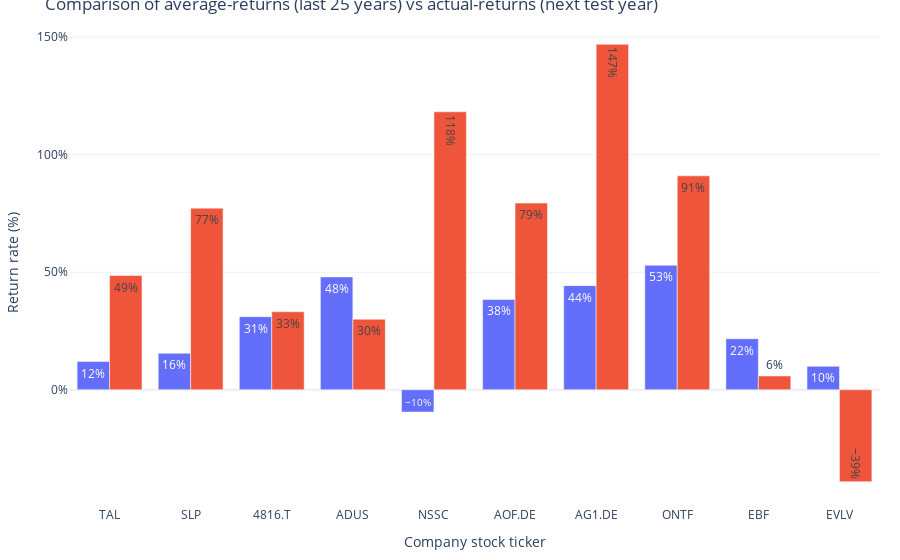

The cell this chart's notebook holds for it:
### Code cell
importlib.reload(plots)
importlib.reload(mpt_utils)
importlib.reload(variables)

df_view_20y = mpt_utils.generate_overview_table(weights_all_20y, mu_20y, S_20y, df_pct, format_nr=False)
plots.plot_diff(df_view_20y.index.tolist(), df_view_20y['Average Returns'].values, df_view_20y['Return Last 12 Months'].values)

### Figure 1 — Plotly figure (JSON) as saved in the notebook; plotly's stock layout.template omitted (floating-point values rounded to 4 significant figures)
{"data": [{"alignmentgroup": "True", "hovertemplate": "Return Type=Average Return (%)<br>Ticker=%{x}<br>Return (%)=%{y}<extra></extra>", "legendgroup": "Average Return (%)", "marker": {"color": "#636efa", "pattern": {"shape": ""}}, "name": "Average Return (%)", "offsetgroup": "Average Return (%)", "orientation": "v", "showlegend": true, "textposition": "auto", "texttemplate": "%{y}", "x": ["TAL", "SLP", "4816.T", "ADUS", "NSSC", "AOF.DE", "AG1.DE", "ONTF", "EBF", "EVLV"], "xaxis": "x", "y": [0.1201, 0.1555, 0.3108, 0.4801, -0.095, 0.3842, 0.443, 0.5298, 0.2172, 0.0997], "yaxis": "y", "type": "bar"}, {"alignmentgroup": "True", "hovertemplate": "Return Type=Actual Return (Next Year) (%)<br>Ticker=%{x}<br>Return (%)=%{y}<extra></extra>", "legendgroup": "Actual Return (Next Year) (%)", "marker": {"color": "#EF553B", "pattern": {"shape": ""}}, "name": "Actual Return (Next Year) (%)", "offsetgroup": "Actual Return (Next Year) (%)", "orientation": "v", "showlegend": true, "textposition": "auto", "texttemplate": "%{y}", "x": ["TAL", "SLP", "4816.T", "ADUS", "NSSC", "AOF.DE", "AG1.DE", "ONTF", "EBF", "EVLV"], "xaxis": "x", "y": [0.4859, 0.7726, 0.332, 0.3, 1.182, 0.7941, 1.47, 0.91, 0.0585, -0.3911], "yaxis": "y", "type": "bar"}], "layout": {"xaxis": {"anchor": "y", "domain": [0.0, 1.0], "title": {"text": "Company stock ticker"}}, "yaxis": {"anchor": "x", "domain": [0.0, 1.0], "title": {"text": "Return rate (%)"}, "tickformat": ".0%"}, "legend": {"title": {"text": "Return Type"}, "tracegroupgap": 0}, "title": {"text": "Comparison of average-returns (last 25 years) vs actual-returns (next test year)"}, "barmode": "group", "margin": {"l": 20, "r": 20, "t": 20, "b": 20}, "showlegend": false}}
